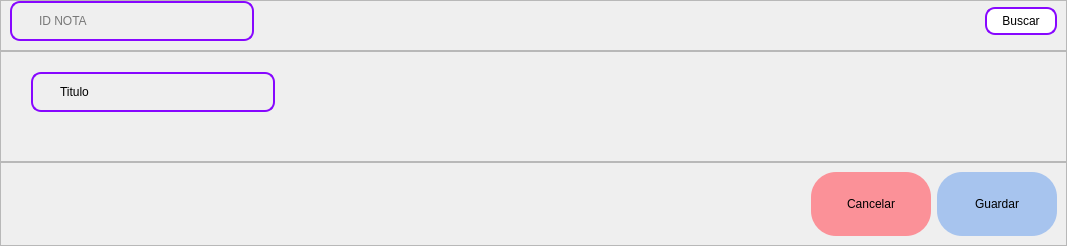
            <widget class="QWidget" name="p_Edicion">
             <layout class="QVBoxLayout" name="verticalLayout_33">
              <property name="spacing">
               <number>0</number>
              </property>
              <property name="leftMargin">
               <number>0</number>
              </property>
              <property name="topMargin">
               <number>0</number>
              </property>
              <property name="rightMargin">
               <number>0</number>
              </property>
              <property name="bottomMargin">
               <number>0</number>
              </property>
              <item>
               <widget class="QFrame" name="frame_7">
                <property name="maximumSize">
                 <size>
                  <width>16777215</width>
                  <height>70</height>
                 </size>
                </property>
                <property name="frameShape">
                 <enum>QFrame::StyledPanel</enum>
                </property>
                <property name="frameShadow">
                 <enum>QFrame::Raised</enum>
                </property>
                <layout class="QHBoxLayout" name="horizontalLayout_6">
                 <property name="topMargin">
                  <number>0</number>
                 </property>
                 <item>
                  <widget class="QLineEdit" name="editNoteId">
                   <property name="maximumSize">
                    <size>
                     <width>244</width>
                     <height>16777215</height>
                    </size>
                   </property>
                   <property name="styleSheet">
                    <string notr="true">QLineEdit {
font: 57 14pt &quot;Raleway Medium&quot;;
 border: 2px solid #8707ff;
 border-radius: 10px;
 padding: 10px 25px;
 background: transparent;
 max-width: 190px;
}

</string>
                   </property>
                   <property name="alignment">
                    <set>Qt::AlignLeading|Qt::AlignLeft|Qt::AlignTop</set>
                   </property>
                   <property name="placeholderText">
                    <string>ID NOTA</string>
                   </property>
                  </widget>
                 </item>
                 <item>
                  <spacer name="horizontalSpacer_4">
                   <property name="orientation">
                    <enum>Qt::Horizontal</enum>
                   </property>
                   <property name="sizeHint" stdset="0">
                    <size>
                     <width>701</width>
                     <height>20</height>
                    </size>
                   </property>
                  </spacer>
                 </item>
                 <item>
                  <widget class="QPushButton" name="searchButton_edit">
                   <property name="cursor">
                    <cursorShape>PointingHandCursor</cursorShape>
                   </property>
                   <property name="styleSheet">
                    <string notr="true">font: 57 14pt &quot;Raleway Medium&quot;;
 border: 2px solid #8707ff;
 border-radius: 10px;
 padding: 5px 15px;
 background: white;
</string>
                   </property>
                   <property name="text">
                    <string>Buscar</string>
                   </property>
                  </widget>
                 </item>
                </layout>
               </widget>
              </item>
              <item>
               <widget class="QFrame" name="frame_8">
                <property name="frameShape">
                 <enum>QFrame::StyledPanel</enum>
                </property>
                <property name="frameShadow">
                 <enum>QFrame::Raised</enum>
                </property>
                <layout class="QVBoxLayout" name="verticalLayout_34">
                 <property name="spacing">
                  <number>40</number>
                 </property>
                 <property name="leftMargin">
                  <number>30</number>
                 </property>
                 <property name="topMargin">
                  <number>20</number>
                 </property>
                 <item>
                  <widget class="QLineEdit" name="inpTitulo_2">
                   <property name="maximumSize">
                    <size>
                     <width>244</width>
                     <height>16777215</height>
                    </size>
                   </property>
                   <property name="styleSheet">
                    <string notr="true">QLineEdit {
font: 57 14pt &quot;Raleway Medium&quot;;
 border: 2px solid #8707ff;
 border-radius: 10px;
 padding: 10px 25px;
 background: transparent;
 max-width: 190px;
}

</string>
                   </property>
                   <property name="text">
                    <string>Titulo</string>
                   </property>
                   <property name="alignment">
                    <set>Qt::AlignLeading|Qt::AlignLeft|Qt::AlignTop</set>
                   </property>
                  </widget>
                 </item>
                 <item>
                  <widget class="QTextEdit" name="inpDesc_2">
                   <property name="sizePolicy">
                    <sizepolicy hsizetype="Ignored" vsizetype="Ignored">
                     <horstretch>0</horstretch>
                     <verstretch>0</verstretch>
                    </sizepolicy>
                   </property>
                   <property name="maximumSize">
                    <size>
                     <width>800</width>
                     <height>800</height>
                    </size>
                   </property>
                   <property name="styleSheet">
                    <string notr="true">QTextEdit {
font: 57 14pt &quot;Raleway Medium&quot;;
 border: 2px solid #8707ff;
 border-radius: 10px;
 padding: 10px 25px;
 background: transparent;
}

</string>
                   </property>
                   <property name="html">
                    <string>&lt;!DOCTYPE HTML PUBLIC &quot;-//W3C//DTD HTML 4.0//EN&quot; &quot;http://www.w3.org/TR/REC-html40/strict.dtd&quot;&gt;
&lt;html&gt;&lt;head&gt;&lt;meta name=&quot;qrichtext&quot; content=&quot;1&quot; /&gt;&lt;style type=&quot;text/css&quot;&gt;
p, li { white-space: pre-wrap; }
&lt;/style&gt;&lt;/head&gt;&lt;body style=&quot; font-family:'Raleway Medium'; font-size:14pt; font-weight:56; font-style:normal;&quot;&gt;
&lt;p style=&quot; margin-top:0px; margin-bottom:0px; margin-left:0px; margin-right:0px; -qt-block-indent:0; text-indent:0px;&quot;&gt;Contenido&lt;/p&gt;&lt;/body&gt;&lt;/html&gt;</string>
                   </property>
                  </widget>
                 </item>
                </layout>
               </widget>
              </item>
              <item>
               <widget class="QFrame" name="frame_9">
                <property name="maximumSize">
                 <size>
                  <width>16777215</width>
                  <height>200</height>
                 </size>
                </property>
                <property name="frameShape">
                 <enum>QFrame::StyledPanel</enum>
                </property>
                <property name="frameShadow">
                 <enum>QFrame::Raised</enum>
                </property>
                <layout class="QHBoxLayout" name="horizontalLayout_7">
                 <item>
                  <spacer name="horizontalSpacer_5">
                   <property name="orientation">
                    <enum>Qt::Horizontal</enum>
                   </property>
                   <property name="sizeHint" stdset="0">
                    <size>
                     <width>801</width>
                     <height>20</height>
                    </size>
                   </property>
                  </spacer>
                 </item>
                 <item>
                  <widget class="QPushButton" name="cancelBttn_9">
                   <property name="minimumSize">
                    <size>
                     <width>120</width>
                     <height>64</height>
                    </size>
                   </property>
                   <property name="cursor">
                    <cursorShape>PointingHandCursor</cursorShape>
                   </property>
                   <property name="styleSheet">
                    <string notr="true">QPushButton {
	
	background-color: rgb(251, 145, 152);
	font: 57 10pt &quot;Raleway Medium&quot;;
	border-radius: 25px;
}
QPushButton:hover{
	
	background-color: rgb(230, 133, 139);
}</string>
                   </property>
                   <property name="text">
                    <string>Cancelar</string>
                   </property>
                   <property name="icon">
                    <iconset>
                     <normaloff>icon pack/CLOSE WINDOW.png</normaloff>icon pack/CLOSE WINDOW.png</iconset>
                   </property>
                   <property name="iconSize">
                    <size>
                     <width>36</width>
                     <height>36</height>
                    </size>
                   </property>
                  </widget>
                 </item>
                 <item>
                  <widget class="QPushButton" name="updateNoteBttn">
                   <property name="minimumSize">
                    <size>
                     <width>120</width>
                     <height>64</height>
                    </size>
                   </property>
                   <property name="cursor">
                    <cursorShape>PointingHandCursor</cursorShape>
                   </property>
                   <property name="styleSheet">
                    <string notr="true">QPushButton {
	background-color: rgb(167, 196, 238);	
	font: 57 10pt &quot;Raleway Medium&quot;;
	border-radius: 25px;
}
QPushButton:hover{
	
	background-color: rgb(157, 184, 223);
}</string>
                   </property>
                   <property name="text">
                    <string>Guardar</string>
                   </property>
                   <property name="icon">
                    <iconset>
                     <normaloff>icon pack/SAVE.png</normaloff>icon pack/SAVE.png</iconset>
                   </property>
                   <property name="iconSize">
                    <size>
                     <width>36</width>
                     <height>36</height>
                    </size>
                   </property>
                  </widget>
                 </item>
                </layout>
               </widget>
              </item>
             </layout>
            </widget>
